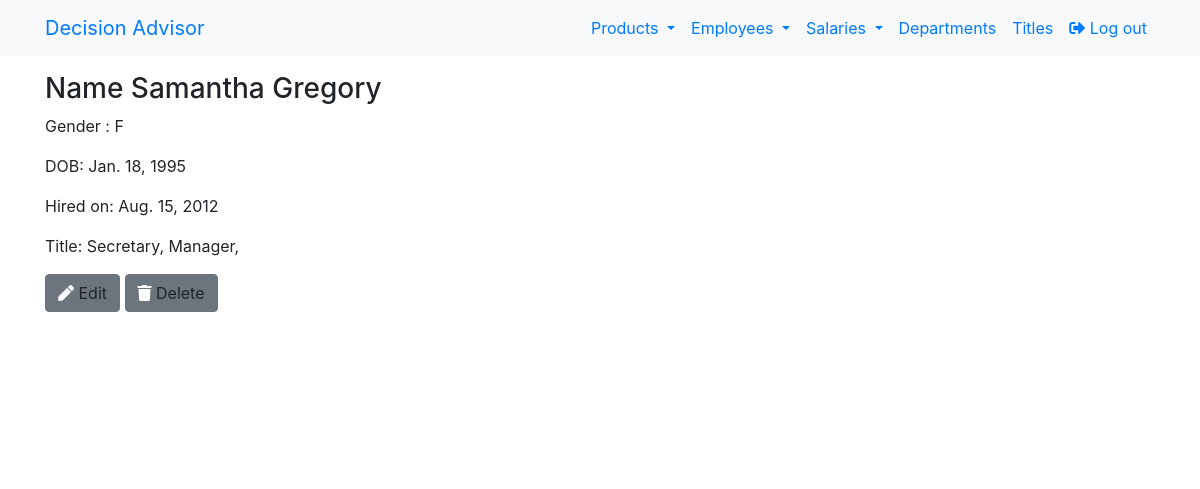
The page /management/employee/detail/14/ (signed in) on the database its author committed.
### management/models.py (models this page shows, shortened)
class Employee(models.Model):
    GENDER_CHOICES = (
        ('M', 'Male'),
        ('F', 'Female'),
    )
    emp_no = models.AutoField(primary_key=True, null=False)
    birth_date = models.DateField(null=True)
    first_name = models.CharField(max_length=14)
    last_name = models.CharField(max_length=16)
    gender = models.CharField(max_length=1, null=True, choices=GENDER_CHOICES)
    hire_date = models.DateField(null=True)
    class Meta:
        db_table = 'employees'
        ordering = ['hire_date']
    def fullname(self):
        return self.first_name + ' ' + self.last_name
    objects = models.Manager()

class Titles(models.Model):
    emp_no = models.ForeignKey(Employee, related_name='title', on_delete=models.DO_NOTHING, db_column='emp_no')
    title = models.CharField(max_length=50)
    from_date = models.DateField(null=True)
    to_date = models.DateField(blank=True, null=True)
    class Meta:
        db_table = 'titles'
    objects = models.Manager()

### management/views.py (the view)
# urls.py: path('employee/detail/<int:pk>/', views.EmployeeDetailView.as_view(), name='employee_detail'),
class EmployeeDetailView(LoginRequiredMixin, DetailView):
    model = Employee

### management/templates/management/employee_detail.html
{% extends "base.html" %}
{% block content %}
<h3>Name {{employee.fullname}} </h3>
<p> Gender : {{employee.gender}}</p>
<p> DOB: {{employee.birth_date}} </p>
<p> Hired on: {{employee.hire_date}} </p>
<p> Title:
  {% for title in employee.title.all %}
   {{title.title}},
  {% endfor %}
</p>
{% if user.is_authenticated %}
  <a class='btn btn-secondary' href="{% url 'management:employee_update' pk=employee.pk %}">
    <span class='fas fa-pen'></span>
    <span class="text-body icon-label">Edit</span>
  </a>
  <a class='btn btn-secondary' href="{% url 'management:employee_delete' pk=employee.pk %}">
    <i class="fas fa-trash"></i>
    <span class="text-body icon-label">Delete</span>
  </a>
{% endif %}
{% endblock content %}

### rows shown on the page
Employee: fullname "Samantha Gregory", gender "F", birth_date "Jan. 18, 1995", hire_date "Aug. 15, 2012"
Titles: title "Secretary"
Titles: title "Manager"
